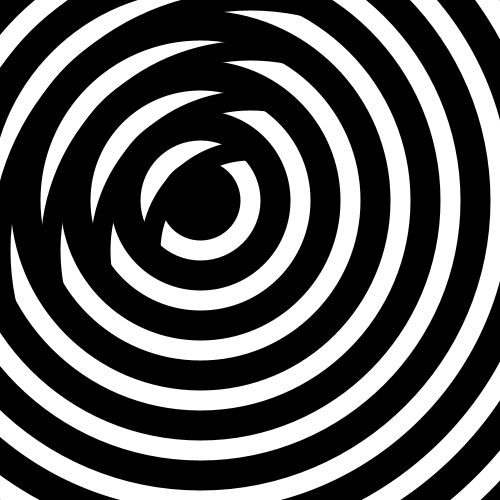
Frame 1 (no input)
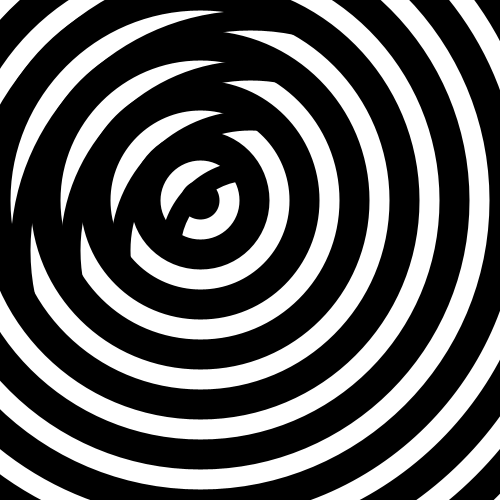
Frame 60 (the mouse pressed at the canvas centre just before this capture)
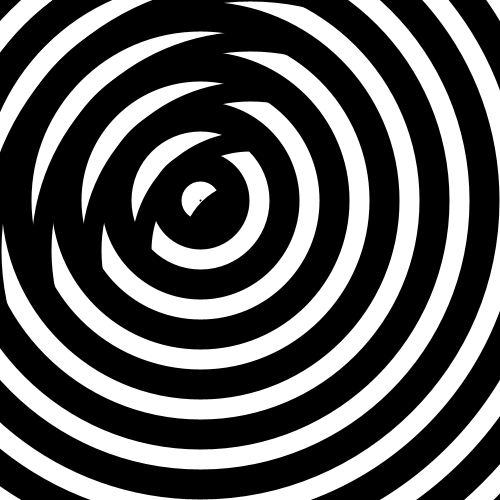
Frame 120 (the mouse held since frame 60 and released just before this capture)

The Processing sketch that drew these frames (run headless with seeded random() and noise(); from frame 60 on, the mouse is pressed at the canvas centre):

// Processing sketch: processing_136510
// ── processing_136510.pde

int num = 10;
float[] start_diam = new float[num];
float[] diam= new float[num];
float incr_diam;
float x, y, sd;

void setup() {
  size(500, 500);
  background(255);
  stroke(0);
  noFill();
  x = width/2;
  y = height/2;
  incr_diam = width/num*2;
  strokeWeight(20);

  for (int i=0; i<num; i++) {
    start_diam[i]= diam[i] = sd;
    sd += incr_diam;
  }
}

void draw() {
  background(0);
  for (int i=0; i<num; i++) {
    stroke(0);
    ellipse(x, y, diam[i], diam[i]);
    stroke(255);
    ellipse(x-incr_diam/2, y-incr_diam/2, diam[i], diam[i]);
    diam[i]+=1;
    if (diam[i]>(start_diam[i]+incr_diam)) diam[i]=start_diam[i];
  }

}
